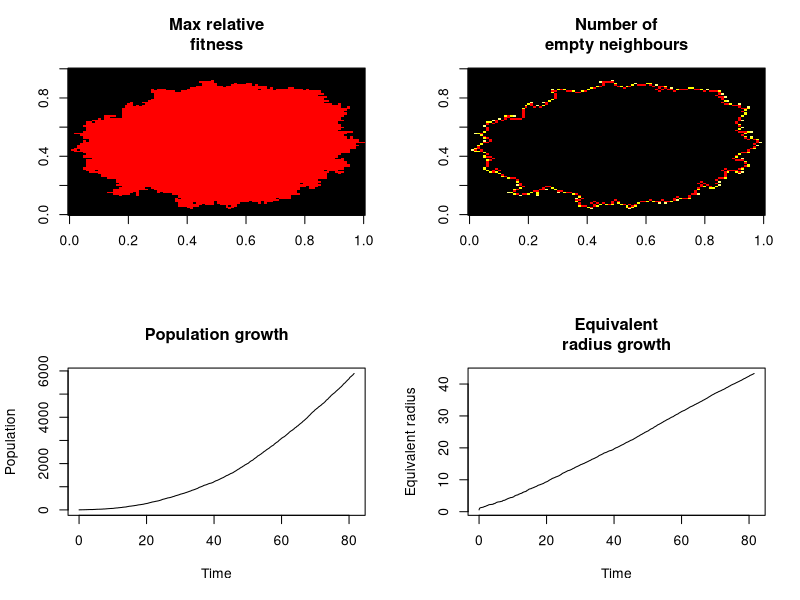

R code for this plot:
################################### 
####### function definitions:
################################### 

# get the neighbourhood of a site:
nhood <- function(x, y, type = "von Neumann") {
  if(type != "Moore" && type != "von Neumann") stop("Neighbourhood type must be either Moore or von Neumann")
  if(type == "Moore") return(list(c(x - 1, y), c(x + 1, y), c(x, y - 1), c(x, y + 1),
                                  c(x - 1, y - 1), c(x + 1, y + 1), c(x - 1, y + 1), c(x + 1, y - 1)))
  else return(list(c(x - 1, y), c(x + 1, y), c(x, y - 1), c(x, y + 1)))
}

# count the empty spaces in a neighbourhood:
count_spaces <- function(candidate, nhood_type) {
  neighbours <- nhood(candidate[1], candidate[2], nhood_type)
  count <- 0
  return(nhood_size - sum(sign(sapply(neighbours, function(e) sites[e[1], e[2]]))))
}

################################### 
####### parametrisation:
###################################

grid_width <- 100 # width of the grid
nhood_type <- "von Neumann" # neighbourhood type
set.seed(5) # seed for random number generator (for replicable results)
occupied <- list(c(ceiling(grid_width/2), ceiling(grid_width/2))) # list of initially occupied sites
max_iter <- 1E4 # set a max number of iterations (just in case)
mutation_rate <- 0 # mutation rate per cell division
mutation_effect <- 0 # fitness effect per mutation

################################### 
####### intialisation:
###################################

# initialise the site states:
sites <- matrix(0, nrow = grid_width, ncol = grid_width)
num_occupied <- length(occupied) # number of occupied sites
for(i in 1:num_occupied) sites[occupied[[i]][1], occupied[[i]][2]] <- 1

# neighbourhood size:
nhood_size <- length(nhood(1, 1, nhood_type))

# initialise the array that maps from grid sites to list entries:
index_map <- matrix(NA, nrow = grid_width, ncol = grid_width)

# initial list of occupied sites that are next to at least one empty site,
# and initial list of how many empty neighbours each has:
num_has_space <- 0
has_space <- list()
how_many_spaces <- list()
for(x in 2:(grid_width - 1)) for(y in 2:(grid_width - 1)) {
  candidate <- c(x, y)
  spaces <- count_spaces(candidate, nhood_type)
  # if not all neighbours are occupied then add the site to the list:
  if(sites[candidate[1], candidate[2]] > 0 && spaces > 0) {
    num_has_space <- num_has_space + 1 # number of sites that have space
    has_space[[num_has_space]] <- candidate # list of sites that have space
    how_many_spaces[[num_has_space]] <- spaces # list of numbers of spaces for the sites that have space
    index_map[candidate[1], candidate[2]] <- num_has_space # map from from grid sites to list entries
  }
}

# initialise the timer and the output dataframe:
timer <- 0
output_df <- data.frame(Time = timer, Population = num_occupied)

################################### 
####### run the model:
################################### 

for(iter in 1:max_iter) {
  # pick a cell to divide:
  candidate <- sample(1:num_has_space, 1, prob = unlist(how_many_spaces) * sapply(has_space, function(e) sites[e[1], e[2]]))
  # find the cell's neighbours:
  neighbours <- nhood(has_space[[candidate]][1], has_space[[candidate]][2], nhood_type)
  # randomise the order in which neighbours will be tested:
  test_order <- sample(1:length(neighbours))
  
  # test neighbours one by one:
  num_tested <- 0
  for(i in test_order) {
    # keep count of the number of occupied neighbours (for error checking):
    if(sites[neighbours[[i]][1], neighbours[[i]][2]] > 0) num_tested <- num_tested + 1
    # if the neighbouring site is empty then make it occupied:
    else {
      num_occupied <- num_occupied + 1
      new_site <- neighbours[[i]]
      parent_site <- has_space[[candidate]]
      # mutation:
      if(runif(1) < mutation_rate) sites[new_site[1], new_site[2]] <- (1 + mutation_effect) * sites[parent_site[1], parent_site[2]]
      else sites[new_site[1], new_site[2]] <- sites[parent_site[1], parent_site[2]]
      break
    }
  }
  # error check:
  if(num_tested == length(neighbours)) stop("Site wrongly listed as having space to divide")
  
  # time between events is drawn from an exponential distribution,
  # consistent with the Gillespie algorithm:
  sum_of_rates <- sum(sapply(has_space, function(e) sites[e[1], e[2]]) * unlist(how_many_spaces) / nhood_size)
  timer <- timer + rexp(1, sum_of_rates)
  
  # record the time and the population size:
  output_df <- rbind(output_df, c(timer, num_occupied))
  
  # stop if a cell has reached the edge of the grid:
  if(new_site[1] >= grid_width || new_site[1] <= 1 || new_site[2] >= grid_width || new_site[2] <= 1) break
  
  # update the other lists for the newly occupied site, if it has empty neighbours:
  spaces <- count_spaces(new_site, nhood_type)
  if(spaces > 0) {
    num_has_space <- num_has_space + 1 # number of sites that have space
    has_space[[num_has_space]] <- new_site # list of sites that have space
    how_many_spaces[[num_has_space]] <- spaces # list of numbers of spaces for the sites that have space
    index_map[new_site[1], new_site[2]] <- num_has_space # map from from grid sites to list entries
  }
  
  # update list entries for neighbouring occupied sites:
  neighbours <- nhood(new_site[1], new_site[2], nhood_type)
  for(candidate in neighbours) if(sites[candidate[1], candidate[2]] > 0) {
    index <- index_map[candidate[1], candidate[2]]
    # error check:
    if(is.na(index)) stop("Site wrongly listed in index_map")
    
    # decrement the number of empty spaces neighbouring the site:
    how_many_spaces[[index]] <- how_many_spaces[[index]] - 1
    
    # if there are no neighbouring empty sites then remove the site from the lists:
    if(how_many_spaces[[index]] == 0) {
      has_space[[index]] <- NULL # removes the entry and shifts subsequent entries down one slot
      how_many_spaces[[index]] <- NULL # removes the entry and shifts subsequent entries down one slot
      num_has_space <- num_has_space - 1
      index_map[candidate[1], candidate[2]] <- NA
      index_map[which(index_map > index)] <- index_map[which(index_map > index)] - 1 # because entries have shifted by one slot
    }
  }
}

################################### 
####### plot the results:
################################### 

par(mfrow = c(2, 2))

# plot the occupied sites,
# after changing the value assigned to empty sites (for clearer plotting):
num_types <- length(unique(as.numeric(sites))) # number of unique fitness values
sites_for_plot <- sites
if(num_types > 2) sites_for_plot[which(sites_for_plot == 0)] <- min(sites[which(sites > 0)]) - (max(sites) - min(sites[which(sites > 0)])) / 3
image(sites_for_plot, main = "Max relative\nfitness", col = c("black", heat.colors(num_types - 1)))

# plot the numbers of empty neighbours:
space_grid <- matrix(0, nrow = grid_width, ncol = grid_width)
for(x in 1:grid_width) for(y in 1:grid_width) {
  index <- index_map[x, y]
  if(!is.na(index)) space_grid[x, y] <- how_many_spaces[[index]]
}
image(space_grid, main = "Number of\nempty neighbours", col = c("black", heat.colors(nhood_size)))

# plot the growth curves of population and equivalent radius:
plot(Population ~ Time, data = output_df, type = "l", main = "Population growth")
plot(sqrt(Population / pi) ~ Time, data = output_df, type = "l", ylab = "Equivalent radius", main = "Equivalent\nradius growth")


